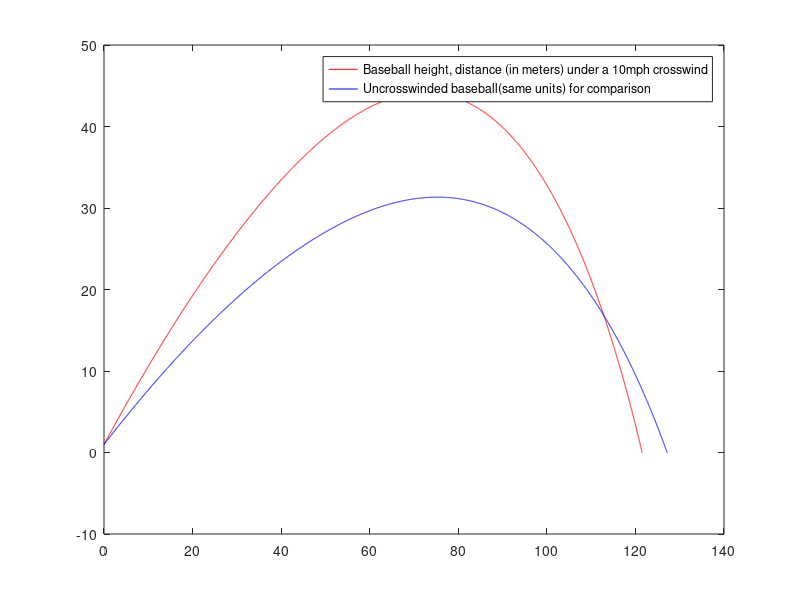

Write MATLAB code to recreate this figure.
%Spencer Krum
%April 28, 2011
%PH 322 problem 4_4 which is actually 3_12 from book


%Text of the Problem:
%In constructing the Poincare section in Figure 3.9 we plotted points
%only at times that were in phase with the drive force; that is, at
%times t = 2pin/omegaD, where n is an integer. At these values of t
%the driving force passed through zero [see (3.18)]. However, we could
%just as easily have chosen to make the plot at times corresponding to
%a maximum of the drive force, or at times pi/4 out of phase with this
%force, etc. Construct the Poincare sections for these cases and
%compare them with Figure 3.9.

%General plan of solution:
%   1) Construct working Baseball simulator
%   2) Add in crosswind by introducing a new Z component
%       a) Total velocity is now v = sqrt(x^2 + y^2 + z^2) 
%       b) Need a new angle phi, for direction in Z-X plane

%general form of euler Val(t + dt) = val(T) + dval(t) * dt

%Clear all previous functions
clear
close all

%Print name of Problem

fprintf('%s', 'Baseball with a 10mph crosswind')

%precalculation

% 10 mph = 4.4704 meters / second


%setup consts
%all velocities in m/s

crosswind = 4.4704
initial_height = 1
powerhitter_initial_velocity = 49
v = 1 %m/s
vd = 35  %m/s 
delta = 5 %m/s
b2m = 0.0039 + (0.0058/ (1 + exp(v - vd)* delta))

a = 6.5e-3
To = 25
alpha = 2.5

%setup time domain
dt = .001;
t1 = 0;
t2 = 12;
t = t1:dt:t2;

%initial speed is composed of vx and vy initial
x(1) = 0;
z(1) = 0;
vx(1) = sin(pi/4)*49; %45 degree angle, 110mph(49m/s)
vz(1) = 0
vy(1) = cos(pi/4)*49;
y(1) = 1;
v(1) = sqrt((vx(1)).^2 + (vy(1)).^2);
g = 9.8

%for loop three times
for k=1:length(t)-1,
    b2 = 4e-5;
    po = 1;
    p = po *(1 - a * y(k) / To).^alpha;
    b2 = b2 * p/po;
    v(k) = sqrt((vx(k)).^2 + (vy(k)).^2 )+ (vz(k).^2);
    b2 = 0.0039 + (0.0058/ (1 + exp(v(k) - vd)* delta));

    x(k + 1) = x(k) + vx(k) * dt;
    z(k + 1) = z(k) + vz(k) * dt;
    vx(k +1) = vx(k) + - b2 * v(k) * vx(k) *dt;
    y(k + 1) = y(k) + vy(k) * dt;
    vy(k +1) = vy(k) + - b2 * v(k) * vy(k) *dt - g*dt;
    vz(k +1) = vz(k) + - b2 * v(k) * vz(k) * dt;
    fprintf('T:\t%f\tV:\t%f\n', t(k),v(k))
    if length(y) > 100 %this little abominiation kills the execution if we've done more than 100 iterations and if the ball has hit the ground, or, to be more specific, has dropped below the ground and tunneled into the earth
        if y(k) < 0
            break
        end
    end

end
%initial speed is composed of vx and vy initial

%path not involving a crosswind
x1(1) = 0;
vx1(1) = cos(.610)* 49;
vy1(1) = sin(.610)* 49;
y1(1) = 1;
v(1) = sqrt((vx1(1)).^2 + (vy1(1)).^2);
g = 9.8

for k=1:length(t)-1,
    b2 = 4e-5;
    po = 1;
    p = po *(1 - a * y1(k) / To).^alpha;
    b2 = b2 * p/po;
    v(k) = sqrt((vx1(k)).^2 + (vy1(k)).^2);
    b2 = 0.0039 + (0.0058/ (1 + exp(v(k) - vd)* delta));

    x1(k + 1) = x1(k) + vx1(k) * dt;
    vx1(k +1) = vx1(k) + - b2 * v(k) * vx1(k) *dt;
    y1(k + 1) = y1(k) + vy1(k) * dt;
    vy1(k +1) = vy1(k) + - b2 * v(k) * vy1(k) *dt - g*dt;
    fprintf('T:\t%f\tV:\t%f\n', t(k),v(k))
    if length(y1) > 100 && y1(k) < 0
        break
    end

end

diff = x1(end) - x(end)

fprintf('The two balls traveled a difference of %f meters', diff)

plot(x,y, 'r', x1,y1,'b' )

%plot(x,y, 'r')
legend('Baseball height, distance (in meters) under a 10mph crosswind', 'Uncrosswinded baseball(same units) for comparison')
pause()
